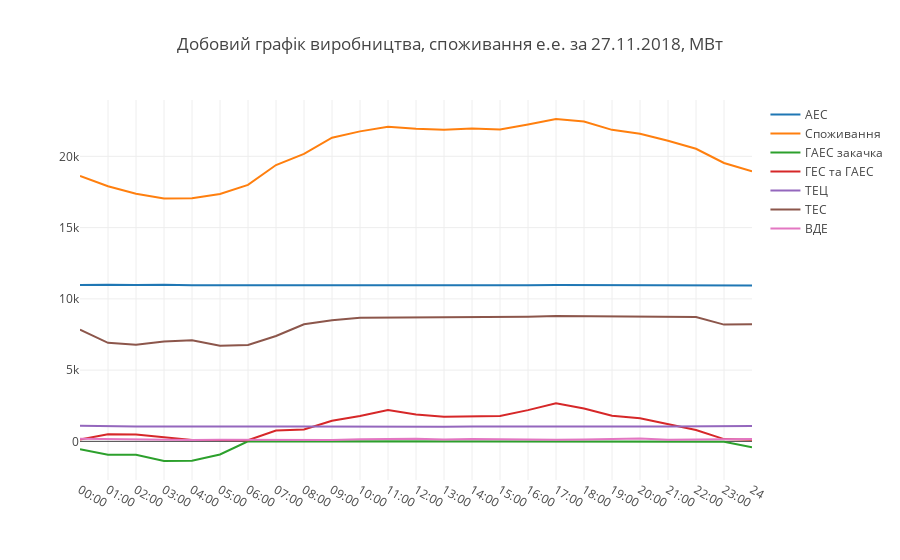

Notebook cell for this chart:
### Code cell
plotly_df(data, 'Добовий графік виробництва, споживання е.е. за %s, МВт' %date)

### Figure 1 — Plotly figure (JSON) as saved in the notebook; plotly's stock layout.template omitted (floating-point values rounded to 4 significant figures)
{"data": [{"mode": "lines", "name": "АЕС", "type": "scatter", "x": ["00:00", "01:00", "02:00", "03:00", "04:00", "05:00", "06:00", "07:00", "08:00", "09:00", "10:00", "11:00", "12:00", "13:00", "14:00", "15:00", "16:00", "17:00", "18:00", "19:00", "20:00", "21:00", "22:00", "23:00", 24], "y": [10964, 10996, 10968, 10992, 10962, 10985, 10960, 10956, 10971, 10975, 10956, 10962, 10952, 10980, 10963, 10961, 10950, 10964, 10960, 10957, 10937, 10948, 10931, 10950, 10944]}, {"mode": "lines", "name": "Споживання", "type": "scatter", "x": ["00:00", "01:00", "02:00", "03:00", "04:00", "05:00", "06:00", "07:00", "08:00", "09:00", "10:00", "11:00", "12:00", "13:00", "14:00", "15:00", "16:00", "17:00", "18:00", "19:00", "20:00", "21:00", "22:00", "23:00", 24], "y": [18623, 17902, 17381, 17041, 17065, 17364, 17995, 19389, 20176, 21304, 21753, 22082, 21928, 21869, 21948, 21890, 22236, 22620, 22449, 21859, 21581, 21089, 20530, 19535, 18944]}, {"mode": "lines", "name": "ГАЕС закачка", "type": "scatter", "x": ["00:00", "01:00", "02:00", "03:00", "04:00", "05:00", "06:00", "07:00", "08:00", "09:00", "10:00", "11:00", "12:00", "13:00", "14:00", "15:00", "16:00", "17:00", "18:00", "19:00", "20:00", "21:00", "22:00", "23:00", 24], "y": [-545, -942, -940, -1378, -1363, -922, 0, 0, 0, 0, 0, 0, 0, 0, 0, 0, 0, 0, 0, 0, 0, 0, 0, -25, -413]}, {"mode": "lines", "name": "ГЕС та ГАЕС", "type": "scatter", "x": ["00:00", "01:00", "02:00", "03:00", "04:00", "05:00", "06:00", "07:00", "08:00", "09:00", "10:00", "11:00", "12:00", "13:00", "14:00", "15:00", "16:00", "17:00", "18:00", "19:00", "20:00", "21:00", "22:00", "23:00", 24], "y": [136, 505, 477, 292, 88, 88, 84, 765, 840, 1442, 1784, 2192, 1892, 1731, 1759, 1781, 2191, 2676, 2300, 1794, 1623, 1225, 798, 159, 105]}, {"mode": "lines", "name": "ТЕЦ", "type": "scatter", "x": ["00:00", "01:00", "02:00", "03:00", "04:00", "05:00", "06:00", "07:00", "08:00", "09:00", "10:00", "11:00", "12:00", "13:00", "14:00", "15:00", "16:00", "17:00", "18:00", "19:00", "20:00", "21:00", "22:00", "23:00", 24], "y": [1087, 1041, 1039, 1037, 1049, 1042, 1041, 1039, 1039, 1027, 1050, 1005, 1025, 1023, 1035, 1043, 1043, 1040, 1045, 1029, 1039, 1035, 1047, 1059, 1080]}, {"mode": "lines", "name": "ТЕС", "type": "scatter", "x": ["00:00", "01:00", "02:00", "03:00", "04:00", "05:00", "06:00", "07:00", "08:00", "09:00", "10:00", "11:00", "12:00", "13:00", "14:00", "15:00", "16:00", "17:00", "18:00", "19:00", "20:00", "21:00", "22:00", "23:00", 24], "y": [7843, 6912, 6778, 7000, 7098, 6717, 6768, 7391, 8218, 8497, 8677, 8687, 8704, 8749, 8767, 8756, 8750, 8803, 8796, 8742, 8764, 8732, 8729, 8192, 8212]}, {"mode": "lines", "name": "ВДЕ", "type": "scatter", "x": ["00:00", "01:00", "02:00", "03:00", "04:00", "05:00", "06:00", "07:00", "08:00", "09:00", "10:00", "11:00", "12:00", "13:00", "14:00", "15:00", "16:00", "17:00", "18:00", "19:00", "20:00", "21:00", "22:00", "23:00", 24], "y": [183, 162, 116, 85, 99, 108, 103, 82, 90, 104, 153, 170, 184, 136, 174, 149, 105, 106, 136, 166, 204, 118, 116, 127, 161]}], "layout": {"title": "Добовий графік виробництва, споживання е.е. за 27.11.2018, МВт"}}
